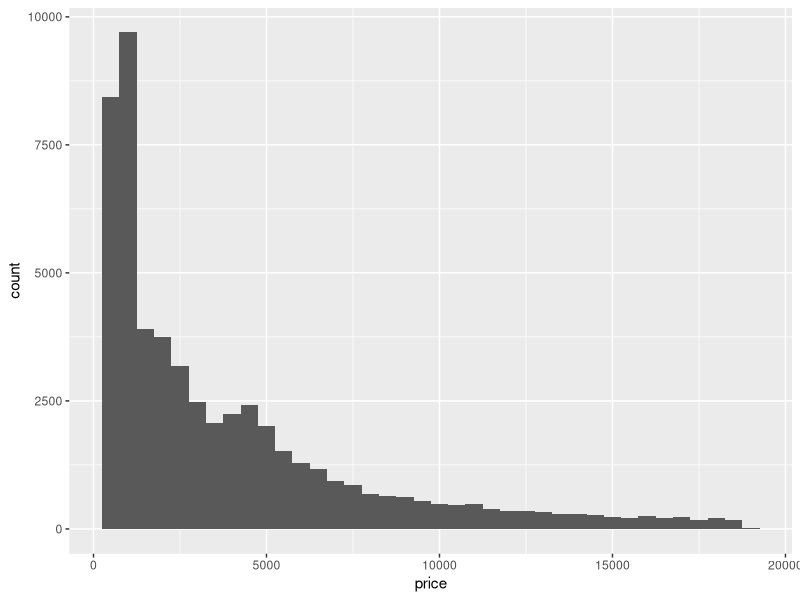
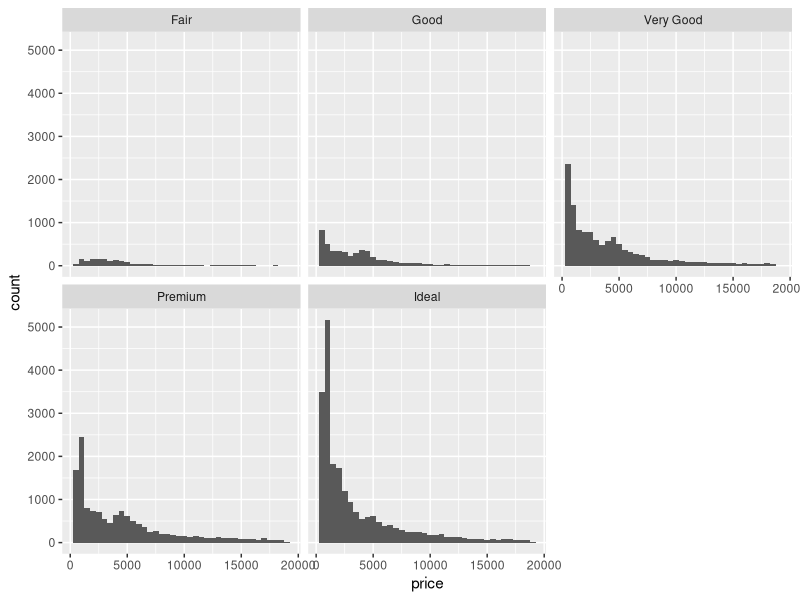
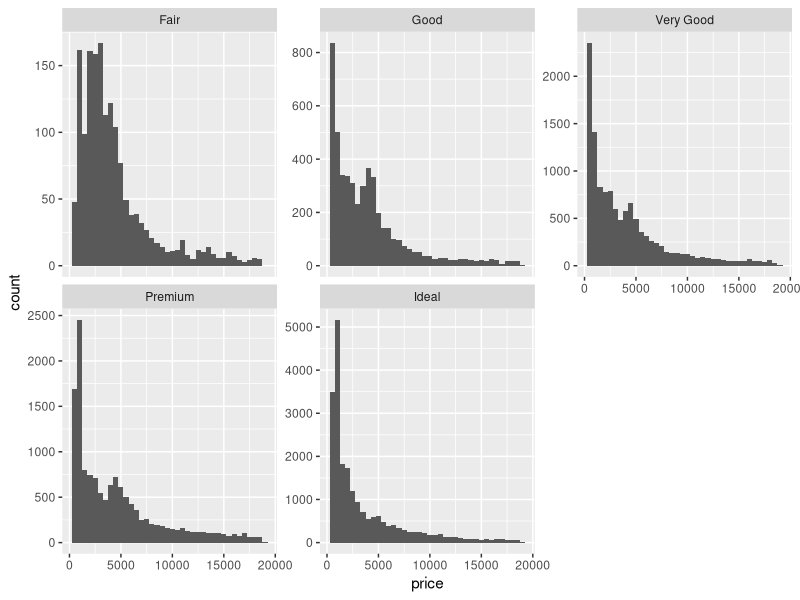
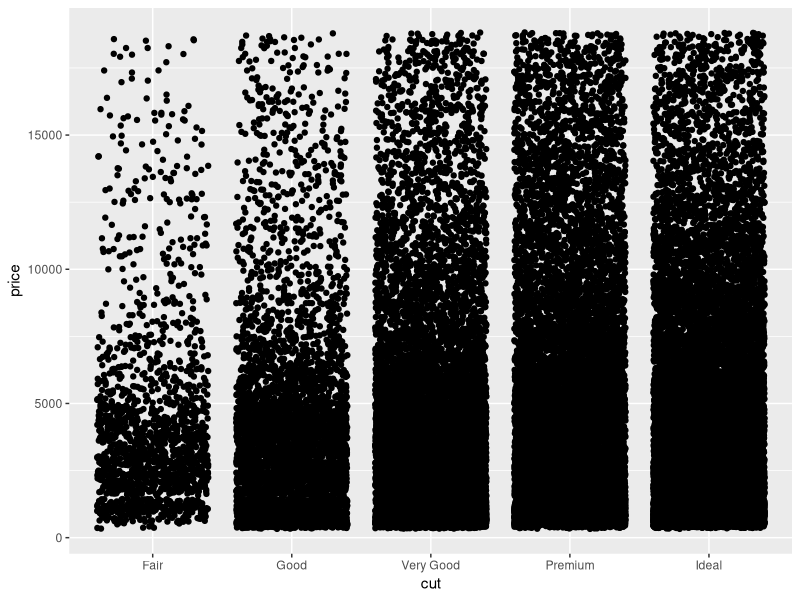
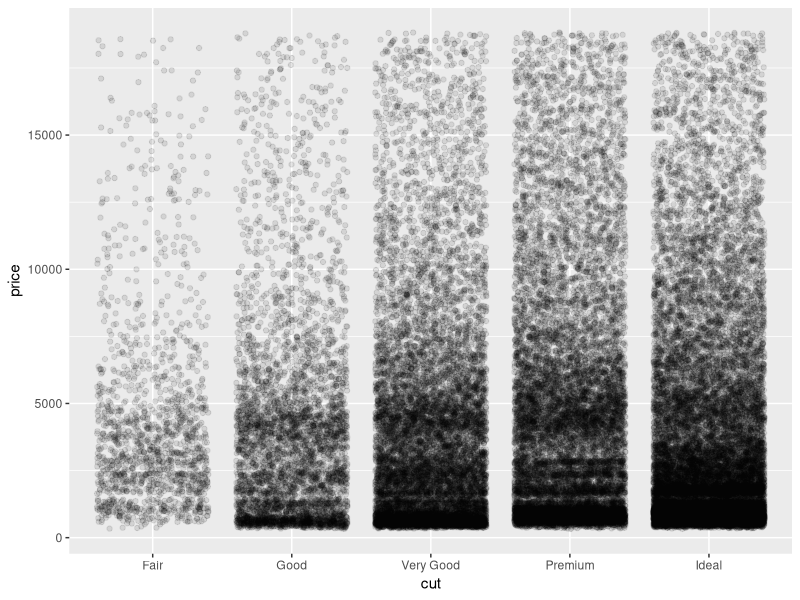
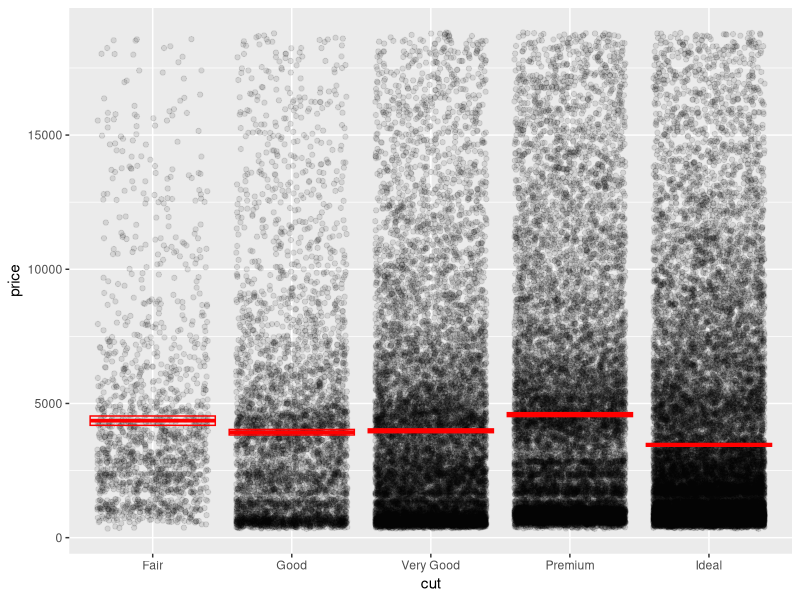
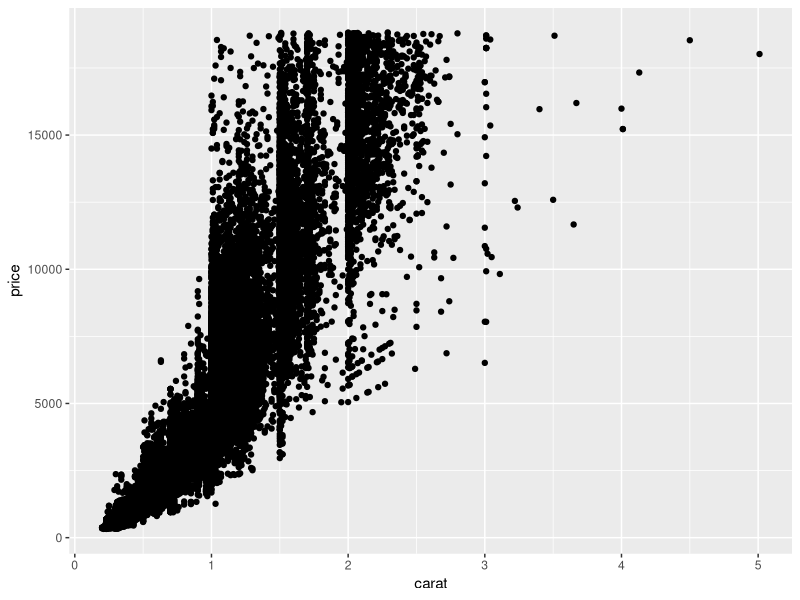
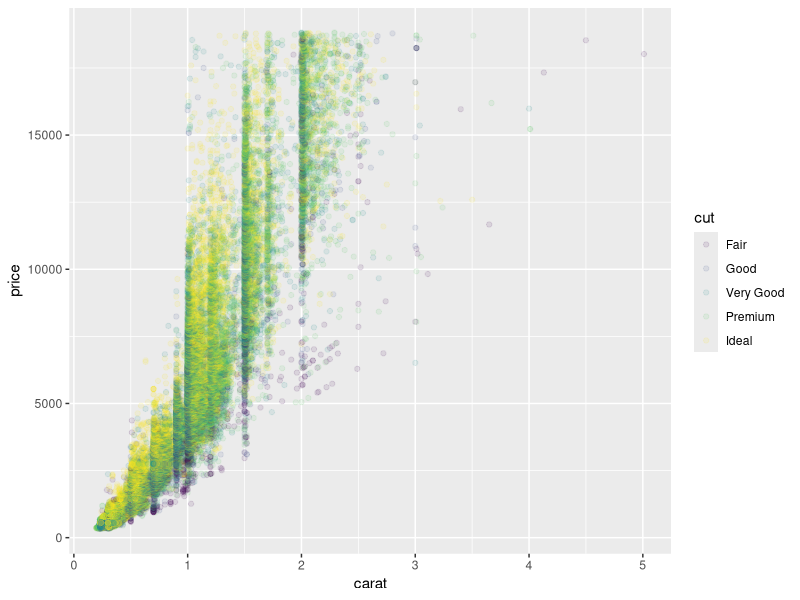

Write the R code that produced these figures, in order.
## ---- chunk 1
library(tidyverse)    # load the tidyverse package
## ---- chunk 2
rename(diamonds, length = x, width = y, height = z)
## ---- chunk 3
d2 <- select(diamonds, carat, price)
d2
## ---- chunk 4
mutate(d2, ppc = price / carat)
## ---- chunk 5
mutate(diamonds, price = price * 1.27)
## ---- chunk 6
summarize(diamonds, mean_carat = mean(carat))
## ---- chunk 7
summarize(diamonds, sampl_size = n())
## ---- chunk 8
summarize(diamonds, q1 = quantile(carat, probs = 0.25))
## ---- chunk 9
summarize(
  diamonds, 
  sem = sd(price) / sqrt(n())
)
## ---- chunk 10
summarize(
  diamonds, 
  mean_p = mean(price),
  sd_p = sd(price),
  sampl_size = n(),
  sem = sd_p / sqrt(sampl_size),
  ci_upper_limit = mean_p + 1.96 * sem,
  ci_lower_limit = mean_p - 1.96 * sem
)
## ---- chunk 11
diamonds_grouped <- group_by(diamonds, cut)
diamonds_grouped
## ---- chunk 12
summarize(diamonds_grouped, mean_price = mean(price))
## ---- chunk 13
ggplot(data = diamonds) +
  geom_histogram(mapping = aes(x = price), binwidth = 500)
## ---- chunk 14
ggplot(data = diamonds) +
  geom_histogram(mapping = aes(x = price), binwidth = 500) +
  facet_wrap(~ cut)
## ---- chunk 15
ggplot(data = diamonds) +
  geom_histogram(mapping = aes(x = price), binwidth = 500) +
  facet_wrap(~ cut, scales = "free_y")
## ---- chunk 16
ggplot(data = diamonds) +
  geom_jitter(mapping = aes(x = cut, y = price))
## ---- chunk 17
ggplot(data = diamonds) +
  geom_jitter(mapping = aes(x = cut, y = price), alpha = .1)
## ---- chunk 18
price_summary <-
  summarize(
    diamonds_grouped, 
    mean_price = mean(price),
    sem = sd(price) / sqrt(n()),
    ci_upper_limit = mean_price + 1.96 * sem,
    ci_lower_limit = mean_price - 1.96 * sem
  )
price_summary
## ---- chunk 19
ggplot(data = diamonds) +
  geom_jitter(mapping = aes(x = cut, y = price), alpha = .1) +
  geom_crossbar(
    data = price_summary, 
    mapping = aes(x = cut, y = mean_price, ymax = ci_upper_limit, 
                  ymin = ci_lower_limit),
    color = "red"
  )
## ---- chunk 20
ggplot(data = diamonds) +
  geom_point(mapping = aes(x = carat, y = price))
## ---- chunk 21
ggplot(data = diamonds) +
  geom_point(mapping = aes(x = carat, y = price, color = cut), alpha = 0.1)
## ---- chunk 22
iris <- as_tibble(iris) # so it prints a little nicer
